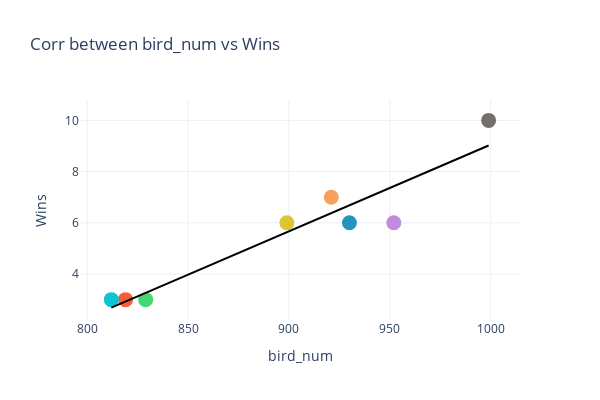
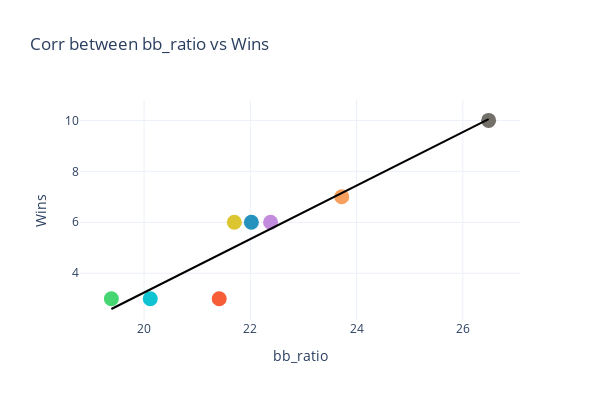

These figures' notebook cell, in order:
### Code cell
### CORRELATION TO WINS BY STAT - SCATTER PLOTS WITH SLIDER / TOGGLE / RADIO BUTTON FOR EACH STAT

df['bb_ratio'] = df.bird_num / df.bog_num
stats_to_compare = ['bird_num','bb_ratio','median_delta','total_pts','plc_pts','cuts_made','pp_hole','pars_num','eag_num','dbog_num','bog_num']

for stat in stats_to_compare:
    scatter_df = df.groupby(['team'],as_index=False)[[stat,'win_loss']].sum()
    fig = px.scatter(scatter_df,
              x=stat,
              y='win_loss',
              color='team',
              color_discrete_map=team_color,
              template='plotly_white',
              height=400,
              width=600,
              labels={'win_loss':'Wins'},
              title=f"Corr between {stat} vs Wins",
              trendline='ols',trendline_scope='overall',trendline_color_override='black',
              ).update_traces(marker=dict(size=15,line_color='black')
              ).update_layout(showlegend=False)
    results = px.get_trendline_results(fig).px_fit_results.iloc[0].rsquared
    print(f"{stat}")
    print(f"R-Squared Value: {results:.2f}")
    print(fig.show())

### Figure 1 — Plotly figure (JSON) as saved in the notebook; plotly's stock layout.template omitted (floating-point values rounded to 4 significant figures)
{"data": [{"hovertemplate": "team=AlphaWired<br>bird_num=%{x}<br>Wins=%{y}<extra></extra>", "legendgroup": "AlphaWired", "marker": {"color": "rgb(247,160,93)", "line": {"color": "black"}, "size": 15, "symbol": "circle"}, "mode": "markers", "name": "AlphaWired", "orientation": "v", "showlegend": true, "type": "scatter", "x": [921], "xaxis": "x", "y": [7], "yaxis": "y"}, {"hovertemplate": "team=New Team 4<br>bird_num=%{x}<br>Wins=%{y}<extra></extra>", "legendgroup": "New Team 4", "marker": {"color": "rgb(247,94,56)", "line": {"color": "black"}, "size": 15, "symbol": "circle"}, "mode": "markers", "name": "New Team 4", "orientation": "v", "showlegend": true, "type": "scatter", "x": [819], "xaxis": "x", "y": [3], "yaxis": "y"}, {"hovertemplate": "team=Philly919<br>bird_num=%{x}<br>Wins=%{y}<extra></extra>", "legendgroup": "Philly919", "marker": {"color": "rgb(14,195,210)", "line": {"color": "black"}, "size": 15, "symbol": "circle"}, "mode": "markers", "name": "Philly919", "orientation": "v", "showlegend": true, "type": "scatter", "x": [812], "xaxis": "x", "y": [3], "yaxis": "y"}, {"hovertemplate": "team=Putt Pirates<br>bird_num=%{x}<br>Wins=%{y}<extra></extra>", "legendgroup": "Putt Pirates", "marker": {"color": "rgb(115,112,106)", "line": {"color": "black"}, "size": 15, "symbol": "circle"}, "mode": "markers", "name": "Putt Pirates", "orientation": "v", "showlegend": true, "type": "scatter", "x": [999], "xaxis": "x", "y": [10], "yaxis": "y"}, {"hovertemplate": "team=Snead's Foot<br>bird_num=%{x}<br>Wins=%{y}<extra></extra>", "legendgroup": "Snead's Foot", "marker": {"color": "rgb(70,214,113)", "line": {"color": "black"}, "size": 15, "symbol": "circle"}, "mode": "markers", "name": "Snead's Foot", "orientation": "v", "showlegend": true, "type": "scatter", "x": [829], "xaxis": "x", "y": [3], "yaxis": "y"}, {"hovertemplate": "team=Team Gamble<br>bird_num=%{x}<br>Wins=%{y}<extra></extra>", "legendgroup": "Team Gamble", "marker": {"color": "rgb(38,147,190)", "line": {"color": "black"}, "size": 15, "symbol": "circle"}, "mode": "markers", "name": "Team Gamble", "orientation": "v", "showlegend": true, "type": "scatter", "x": [930], "xaxis": "x", "y": [6], "yaxis": "y"}, {"hovertemplate": "team=txmoonshine<br>bird_num=%{x}<br>Wins=%{y}<extra></extra>", "legendgroup": "txmoonshine", "marker": {"color": "rgb(219,197,48)", "line": {"color": "black"}, "size": 15, "symbol": "circle"}, "mode": "markers", "name": "txmoonshine", "orientation": "v", "showlegend": true, "type": "scatter", "x": [899], "xaxis": "x", "y": [6], "yaxis": "y"}, {"hovertemplate": "team=unit_circle<br>bird_num=%{x}<br>Wins=%{y}<extra></extra>", "legendgroup": "unit_circle", "marker": {"color": "rgb(194,139,221)", "line": {"color": "black"}, "size": 15, "symbol": "circle"}, "mode": "markers", "name": "unit_circle", "orientation": "v", "showlegend": true, "type": "scatter", "x": [952], "xaxis": "x", "y": [6], "yaxis": "y"}, {"hovertemplate": "<b>OLS trendline</b><br>win_loss = 0.0338607 * bird_num + -24.8095<br>R<sup>2</sup>=0.900936<br><br>bird_num=%{x}<br>Wins=%{y} <b>(trend)</b><extra></extra>", "legendgroup": "Overall Trendline", "line": {"color": "black"}, "marker": {"line": {"color": "black"}, "size": 15}, "mode": "lines", "name": "Overall Trendline", "showlegend": true, "type": "scatter", "x": [812, 819, 829, 899, 921, 930, 952, 999], "xaxis": "x", "y": [2.685, 2.922, 3.261, 5.631, 6.376, 6.681, 7.426, 9.017], "yaxis": "y"}], "layout": {"height": 400, "legend": {"title": {"text": "team"}, "tracegroupgap": 0}, "showlegend": false, "title": {"text": "Corr between bird_num vs Wins"}, "width": 600, "xaxis": {"anchor": "y", "domain": [0, 1], "title": {"text": "bird_num"}}, "yaxis": {"anchor": "x", "domain": [0, 1], "title": {"text": "Wins"}}}}

### Figure 2 — Plotly figure (JSON) as saved in the notebook; plotly's stock layout.template omitted (floating-point values rounded to 4 significant figures)
{"data": [{"hovertemplate": "team=AlphaWired<br>bb_ratio=%{x}<br>Wins=%{y}<extra></extra>", "legendgroup": "AlphaWired", "marker": {"color": "rgb(247,160,93)", "line": {"color": "black"}, "size": 15, "symbol": "circle"}, "mode": "markers", "name": "AlphaWired", "orientation": "v", "showlegend": true, "type": "scatter", "x": [23.72], "xaxis": "x", "y": [7], "yaxis": "y"}, {"hovertemplate": "team=New Team 4<br>bb_ratio=%{x}<br>Wins=%{y}<extra></extra>", "legendgroup": "New Team 4", "marker": {"color": "rgb(247,94,56)", "line": {"color": "black"}, "size": 15, "symbol": "circle"}, "mode": "markers", "name": "New Team 4", "orientation": "v", "showlegend": true, "type": "scatter", "x": [21.41], "xaxis": "x", "y": [3], "yaxis": "y"}, {"hovertemplate": "team=Philly919<br>bb_ratio=%{x}<br>Wins=%{y}<extra></extra>", "legendgroup": "Philly919", "marker": {"color": "rgb(14,195,210)", "line": {"color": "black"}, "size": 15, "symbol": "circle"}, "mode": "markers", "name": "Philly919", "orientation": "v", "showlegend": true, "type": "scatter", "x": [20.12], "xaxis": "x", "y": [3], "yaxis": "y"}, {"hovertemplate": "team=Putt Pirates<br>bb_ratio=%{x}<br>Wins=%{y}<extra></extra>", "legendgroup": "Putt Pirates", "marker": {"color": "rgb(115,112,106)", "line": {"color": "black"}, "size": 15, "symbol": "circle"}, "mode": "markers", "name": "Putt Pirates", "orientation": "v", "showlegend": true, "type": "scatter", "x": [26.48], "xaxis": "x", "y": [10], "yaxis": "y"}, {"hovertemplate": "team=Snead's Foot<br>bb_ratio=%{x}<br>Wins=%{y}<extra></extra>", "legendgroup": "Snead's Foot", "marker": {"color": "rgb(70,214,113)", "line": {"color": "black"}, "size": 15, "symbol": "circle"}, "mode": "markers", "name": "Snead's Foot", "orientation": "v", "showlegend": true, "type": "scatter", "x": [19.38], "xaxis": "x", "y": [3], "yaxis": "y"}, {"hovertemplate": "team=Team Gamble<br>bb_ratio=%{x}<br>Wins=%{y}<extra></extra>", "legendgroup": "Team Gamble", "marker": {"color": "rgb(38,147,190)", "line": {"color": "black"}, "size": 15, "symbol": "circle"}, "mode": "markers", "name": "Team Gamble", "orientation": "v", "showlegend": true, "type": "scatter", "x": [22.02], "xaxis": "x", "y": [6], "yaxis": "y"}, {"hovertemplate": "team=txmoonshine<br>bb_ratio=%{x}<br>Wins=%{y}<extra></extra>", "legendgroup": "txmoonshine", "marker": {"color": "rgb(219,197,48)", "line": {"color": "black"}, "size": 15, "symbol": "circle"}, "mode": "markers", "name": "txmoonshine", "orientation": "v", "showlegend": true, "type": "scatter", "x": [21.7], "xaxis": "x", "y": [6], "yaxis": "y"}, {"hovertemplate": "team=unit_circle<br>bb_ratio=%{x}<br>Wins=%{y}<extra></extra>", "legendgroup": "unit_circle", "marker": {"color": "rgb(194,139,221)", "line": {"color": "black"}, "size": 15, "symbol": "circle"}, "mode": "markers", "name": "unit_circle", "orientation": "v", "showlegend": true, "type": "scatter", "x": [22.38], "xaxis": "x", "y": [6], "yaxis": "y"}, {"hovertemplate": "<b>OLS trendline</b><br>win_loss = 1.04924 * bb_ratio + -17.743<br>R<sup>2</sup>=0.887498<br><br>bb_ratio=%{x}<br>Wins=%{y} <b>(trend)</b><extra></extra>", "legendgroup": "Overall Trendline", "line": {"color": "black"}, "marker": {"line": {"color": "black"}, "size": 15}, "mode": "lines", "name": "Overall Trendline", "showlegend": true, "type": "scatter", "x": [19.38, 20.12, 21.41, 21.7, 22.02, 22.38, 23.72, 26.48], "xaxis": "x", "y": [2.596, 3.364, 4.725, 5.024, 5.36, 5.74, 7.145, 10.05], "yaxis": "y"}], "layout": {"height": 400, "legend": {"title": {"text": "team"}, "tracegroupgap": 0}, "showlegend": false, "title": {"text": "Corr between bb_ratio vs Wins"}, "width": 600, "xaxis": {"anchor": "y", "domain": [0, 1], "title": {"text": "bb_ratio"}}, "yaxis": {"anchor": "x", "domain": [0, 1], "title": {"text": "Wins"}}}}
